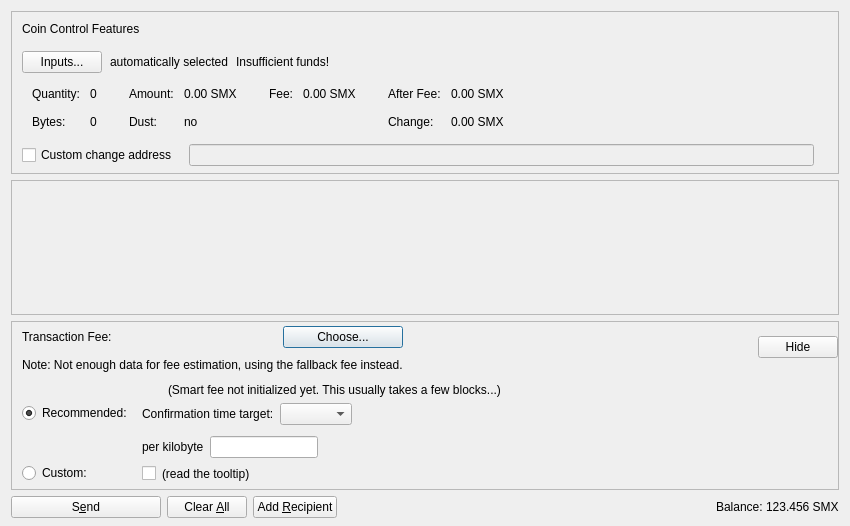
<?xml version="1.0" encoding="UTF-8"?>
<ui version="4.0">
 <class>SendCoinsDialog</class>
 <widget class="QDialog" name="SendCoinsDialog">
  <property name="geometry">
   <rect>
    <x>0</x>
    <y>0</y>
    <width>850</width>
    <height>526</height>
   </rect>
  </property>
  <property name="windowTitle">
   <string>Send Coins</string>
  </property>
  <layout class="QVBoxLayout" name="verticalLayout" stretch="0,1,0,0">
   <property name="bottomMargin">
    <number>8</number>
   </property>
   <item>
    <widget class="QFrame" name="frameCoinControl">
     <property name="sizePolicy">
      <sizepolicy hsizetype="Expanding" vsizetype="Expanding">
       <horstretch>0</horstretch>
       <verstretch>0</verstretch>
      </sizepolicy>
     </property>
     <property name="maximumSize">
      <size>
       <width>16777215</width>
       <height>16777215</height>
      </size>
     </property>
     <property name="frameShape">
      <enum>QFrame::StyledPanel</enum>
     </property>
     <property name="frameShadow">
      <enum>QFrame::Sunken</enum>
     </property>
     <layout class="QVBoxLayout" name="verticalLayoutCoinControl2">
      <property name="spacing">
       <number>0</number>
      </property>
      <property name="leftMargin">
       <number>0</number>
      </property>
      <property name="topMargin">
       <number>0</number>
      </property>
      <property name="rightMargin">
       <number>0</number>
      </property>
      <property name="bottomMargin">
       <number>6</number>
      </property>
      <item>
       <layout class="QVBoxLayout" name="verticalLayoutCoinControl" stretch="0,0,0,0,1">
        <property name="spacing">
         <number>0</number>
        </property>
        <property name="leftMargin">
         <number>10</number>
        </property>
        <property name="topMargin">
         <number>10</number>
        </property>
        <item>
         <layout class="QHBoxLayout" name="horizontalLayoutCoinControl1">
          <property name="bottomMargin">
           <number>15</number>
          </property>
          <item>
           <widget class="QLabel" name="labelCoinControlFeatures">
            <property name="sizePolicy">
             <sizepolicy hsizetype="Preferred" vsizetype="Maximum">
              <horstretch>0</horstretch>
              <verstretch>0</verstretch>
             </sizepolicy>
            </property>
            <property name="text">
             <string>Coin Control Features</string>
            </property>
           </widget>
          </item>
         </layout>
        </item>
        <item>
         <layout class="QHBoxLayout" name="horizontalLayoutCoinControl2" stretch="0,0,0,0">
          <property name="spacing">
           <number>8</number>
          </property>
          <property name="bottomMargin">
           <number>10</number>
          </property>
          <item>
           <widget class="QPushButton" name="pushButtonCoinControl">
            <property name="styleSheet">
             <string notr="true"/>
            </property>
            <property name="text">
             <string>Inputs...</string>
            </property>
            <property name="autoDefault">
             <bool>false</bool>
            </property>
           </widget>
          </item>
          <item>
           <widget class="QLabel" name="labelCoinControlAutomaticallySelected">
            <property name="text">
             <string>automatically selected</string>
            </property>
            <property name="margin">
             <number>5</number>
            </property>
           </widget>
          </item>
          <item>
           <widget class="QLabel" name="labelCoinControlInsuffFunds">
            <property name="text">
             <string>Insufficient funds!</string>
            </property>
            <property name="margin">
             <number>5</number>
            </property>
           </widget>
          </item>
          <item>
           <spacer name="horizontalSpacerCoinControl">
            <property name="orientation">
             <enum>Qt::Horizontal</enum>
            </property>
            <property name="sizeHint" stdset="0">
             <size>
              <width>40</width>
              <height>1</height>
             </size>
            </property>
           </spacer>
          </item>
         </layout>
        </item>
        <item>
         <widget class="QWidget" name="widgetCoinControl" native="true">
          <property name="sizePolicy">
           <sizepolicy hsizetype="Preferred" vsizetype="Preferred">
            <horstretch>0</horstretch>
            <verstretch>0</verstretch>
           </sizepolicy>
          </property>
          <property name="minimumSize">
           <size>
            <width>0</width>
            <height>0</height>
           </size>
          </property>
          <property name="styleSheet">
           <string notr="true"/>
          </property>
          <layout class="QHBoxLayout" name="horizontalLayoutCoinControl5">
           <property name="leftMargin">
            <number>0</number>
           </property>
           <property name="topMargin">
            <number>0</number>
           </property>
           <property name="rightMargin">
            <number>0</number>
           </property>
           <property name="bottomMargin">
            <number>0</number>
           </property>
           <item>
            <layout class="QHBoxLayout" name="horizontalLayoutCoinControl3" stretch="0,0,0,1">
             <property name="spacing">
              <number>20</number>
             </property>
             <property name="topMargin">
              <number>0</number>
             </property>
             <property name="bottomMargin">
              <number>10</number>
             </property>
             <item>
              <layout class="QFormLayout" name="formLayoutCoinControl1">
               <property name="horizontalSpacing">
                <number>10</number>
               </property>
               <property name="verticalSpacing">
                <number>14</number>
               </property>
               <property name="leftMargin">
                <number>10</number>
               </property>
               <property name="topMargin">
                <number>4</number>
               </property>
               <property name="rightMargin">
                <number>6</number>
               </property>
               <item row="0" column="0">
                <widget class="QLabel" name="labelCoinControlQuantityText">
                 <property name="text">
                  <string>Quantity:</string>
                 </property>
                 <property name="margin">
                  <number>0</number>
                 </property>
                </widget>
               </item>
               <item row="0" column="1">
                <widget class="QLabel" name="labelCoinControlQuantity">
                 <property name="cursor">
                  <cursorShape>IBeamCursor</cursorShape>
                 </property>
                 <property name="contextMenuPolicy">
                  <enum>Qt::ActionsContextMenu</enum>
                 </property>
                 <property name="text">
                  <string notr="true">0</string>
                 </property>
                 <property name="margin">
                  <number>0</number>
                 </property>
                 <property name="textInteractionFlags">
                  <set>Qt::LinksAccessibleByMouse|Qt::TextSelectableByKeyboard|Qt::TextSelectableByMouse</set>
                 </property>
                </widget>
               </item>
               <item row="1" column="0">
                <widget class="QLabel" name="labelCoinControlBytesText">
                 <property name="text">
                  <string>Bytes:</string>
                 </property>
                </widget>
               </item>
               <item row="1" column="1">
                <widget class="QLabel" name="labelCoinControlBytes">
                 <property name="cursor">
                  <cursorShape>IBeamCursor</cursorShape>
                 </property>
                 <property name="contextMenuPolicy">
                  <enum>Qt::ActionsContextMenu</enum>
                 </property>
                 <property name="text">
                  <string notr="true">0</string>
                 </property>
                 <property name="textInteractionFlags">
                  <set>Qt::LinksAccessibleByMouse|Qt::TextSelectableByKeyboard|Qt::TextSelectableByMouse</set>
                 </property>
                </widget>
               </item>
              </layout>
             </item>
             <item>
              <layout class="QFormLayout" name="formLayoutCoinControl2">
               <property name="horizontalSpacing">
                <number>10</number>
               </property>
               <property name="verticalSpacing">
                <number>14</number>
               </property>
               <property name="leftMargin">
                <number>6</number>
               </property>
               <property name="topMargin">
                <number>4</number>
               </property>
               <property name="rightMargin">
                <number>6</number>
               </property>
               <item row="0" column="0">
                <widget class="QLabel" name="labelCoinControlAmountText">
                 <property name="text">
                  <string>Amount:</string>
                 </property>
                 <property name="margin">
                  <number>0</number>
                 </property>
                </widget>
               </item>
               <item row="0" column="1">
                <widget class="QLabel" name="labelCoinControlAmount">
                 <property name="cursor">
                  <cursorShape>IBeamCursor</cursorShape>
                 </property>
                 <property name="contextMenuPolicy">
                  <enum>Qt::ActionsContextMenu</enum>
                 </property>
                 <property name="text">
                  <string notr="true">0.00 SMX</string>
                 </property>
                 <property name="textInteractionFlags">
                  <set>Qt::LinksAccessibleByMouse|Qt::TextSelectableByKeyboard|Qt::TextSelectableByMouse</set>
                 </property>
                </widget>
               </item>
               <item row="1" column="0">
                <widget class="QLabel" name="labelCoinControlLowOutputText">
                 <property name="text">
                  <string>Dust:</string>
                 </property>
                </widget>
               </item>
               <item row="1" column="1">
                <widget class="QLabel" name="labelCoinControlLowOutput">
                 <property name="cursor">
                  <cursorShape>IBeamCursor</cursorShape>
                 </property>
                 <property name="contextMenuPolicy">
                  <enum>Qt::ActionsContextMenu</enum>
                 </property>
                 <property name="text">
                  <string notr="true">no</string>
                 </property>
                 <property name="textInteractionFlags">
                  <set>Qt::LinksAccessibleByMouse|Qt::TextSelectableByKeyboard|Qt::TextSelectableByMouse</set>
                 </property>
                </widget>
               </item>
              </layout>
             </item>
             <item>
              <layout class="QFormLayout" name="formLayoutCoinControl3">
               <property name="horizontalSpacing">
                <number>10</number>
               </property>
               <property name="verticalSpacing">
                <number>14</number>
               </property>
               <property name="leftMargin">
                <number>6</number>
               </property>
               <property name="topMargin">
                <number>4</number>
               </property>
               <property name="rightMargin">
                <number>6</number>
               </property>
               <item row="0" column="0">
                <widget class="QLabel" name="labelCoinControlFeeText">
                 <property name="text">
                  <string>Fee:</string>
                 </property>
                 <property name="margin">
                  <number>0</number>
                 </property>
                </widget>
               </item>
               <item row="0" column="1">
                <widget class="QLabel" name="labelCoinControlFee">
                 <property name="cursor">
                  <cursorShape>IBeamCursor</cursorShape>
                 </property>
                 <property name="contextMenuPolicy">
                  <enum>Qt::ActionsContextMenu</enum>
                 </property>
                 <property name="text">
                  <string notr="true">0.00 SMX</string>
                 </property>
                 <property name="textInteractionFlags">
                  <set>Qt::LinksAccessibleByMouse|Qt::TextSelectableByKeyboard|Qt::TextSelectableByMouse</set>
                 </property>
                </widget>
               </item>
              </layout>
             </item>
             <item>
              <layout class="QFormLayout" name="formLayoutCoinControl4">
               <property name="horizontalSpacing">
                <number>10</number>
               </property>
               <property name="verticalSpacing">
                <number>14</number>
               </property>
               <property name="leftMargin">
                <number>6</number>
               </property>
               <property name="topMargin">
                <number>4</number>
               </property>
               <property name="rightMargin">
                <number>6</number>
               </property>
               <item row="0" column="0">
                <widget class="QLabel" name="labelCoinControlAfterFeeText">
                 <property name="text">
                  <string>After Fee:</string>
                 </property>
                 <property name="margin">
                  <number>0</number>
                 </property>
                </widget>
               </item>
               <item row="0" column="1">
                <widget class="QLabel" name="labelCoinControlAfterFee">
                 <property name="cursor">
                  <cursorShape>IBeamCursor</cursorShape>
                 </property>
                 <property name="contextMenuPolicy">
                  <enum>Qt::ActionsContextMenu</enum>
                 </property>
                 <property name="text">
                  <string notr="true">0.00 SMX</string>
                 </property>
                 <property name="textInteractionFlags">
                  <set>Qt::LinksAccessibleByMouse|Qt::TextSelectableByKeyboard|Qt::TextSelectableByMouse</set>
                 </property>
                </widget>
               </item>
               <item row="1" column="0">
                <widget class="QLabel" name="labelCoinControlChangeText">
                 <property name="text">
                  <string>Change:</string>
                 </property>
                </widget>
               </item>
               <item row="1" column="1">
                <widget class="QLabel" name="labelCoinControlChange">
                 <property name="cursor">
                  <cursorShape>IBeamCursor</cursorShape>
                 </property>
                 <property name="contextMenuPolicy">
                  <enum>Qt::ActionsContextMenu</enum>
                 </property>
                 <property name="text">
                  <string notr="true">0.00 SMX</string>
                 </property>
                 <property name="textInteractionFlags">
                  <set>Qt::LinksAccessibleByMouse|Qt::TextSelectableByKeyboard|Qt::TextSelectableByMouse</set>
                 </property>
                </widget>
               </item>
              </layout>
             </item>
            </layout>
           </item>
          </layout>
         </widget>
        </item>
        <item>
         <layout class="QHBoxLayout" name="horizontalLayoutCoinControl4" stretch="0,0,0">
          <property name="spacing">
           <number>12</number>
          </property>
          <property name="sizeConstraint">
           <enum>QLayout::SetDefaultConstraint</enum>
          </property>
          <property name="topMargin">
           <number>5</number>
          </property>
          <property name="rightMargin">
           <number>5</number>
          </property>
          <item>
           <widget class="QCheckBox" name="checkBoxCoinControlChange">
            <property name="toolTip">
             <string>If this is activated, but the change address is empty or invalid, change will be sent to a newly generated address.</string>
            </property>
            <property name="text">
             <string>Custom change address</string>
            </property>
           </widget>
          </item>
          <item>
           <widget class="QValidatedLineEdit" name="lineEditCoinControlChange">
            <property name="enabled">
             <bool>false</bool>
            </property>
            <property name="sizePolicy">
             <sizepolicy hsizetype="Expanding" vsizetype="Fixed">
              <horstretch>0</horstretch>
              <verstretch>0</verstretch>
             </sizepolicy>
            </property>
           </widget>
          </item>
          <item>
           <widget class="QLabel" name="labelCoinControlChangeLabel">
            <property name="sizePolicy">
             <sizepolicy hsizetype="Preferred" vsizetype="Expanding">
              <horstretch>0</horstretch>
              <verstretch>0</verstretch>
             </sizepolicy>
            </property>
            <property name="minimumSize">
             <size>
              <width>0</width>
              <height>0</height>
             </size>
            </property>
            <property name="text">
             <string/>
            </property>
            <property name="margin">
             <number>3</number>
            </property>
           </widget>
          </item>
         </layout>
        </item>
        <item>
         <spacer name="verticalSpacerCoinControl">
          <property name="orientation">
           <enum>Qt::Vertical</enum>
          </property>
          <property name="sizeHint" stdset="0">
           <size>
            <width>800</width>
            <height>1</height>
           </size>
          </property>
         </spacer>
        </item>
       </layout>
      </item>
     </layout>
    </widget>
   </item>
   <item>
    <widget class="QScrollArea" name="scrollArea">
     <property name="widgetResizable">
      <bool>true</bool>
     </property>
     <widget class="QWidget" name="scrollAreaWidgetContents">
      <property name="geometry">
       <rect>
        <x>0</x>
        <y>0</y>
        <width>830</width>
        <height>104</height>
       </rect>
      </property>
      <layout class="QVBoxLayout" name="verticalLayout_2" stretch="0,1">
       <property name="leftMargin">
        <number>0</number>
       </property>
       <property name="topMargin">
        <number>0</number>
       </property>
       <property name="rightMargin">
        <number>0</number>
       </property>
       <property name="bottomMargin">
        <number>0</number>
       </property>
       <item>
        <layout class="QVBoxLayout" name="entries">
         <property name="spacing">
          <number>6</number>
         </property>
        </layout>
       </item>
       <item>
        <spacer name="verticalSpacer">
         <property name="orientation">
          <enum>Qt::Vertical</enum>
         </property>
         <property name="sizeHint" stdset="0">
          <size>
           <width>20</width>
           <height>40</height>
          </size>
         </property>
        </spacer>
       </item>
      </layout>
     </widget>
    </widget>
   </item>
   <item>
    <widget class="QFrame" name="frameFee">
     <property name="sizePolicy">
      <sizepolicy hsizetype="Expanding" vsizetype="Expanding">
       <horstretch>0</horstretch>
       <verstretch>0</verstretch>
      </sizepolicy>
     </property>
     <property name="maximumSize">
      <size>
       <width>16777215</width>
       <height>16777215</height>
      </size>
     </property>
     <property name="frameShape">
      <enum>QFrame::StyledPanel</enum>
     </property>
     <property name="frameShadow">
      <enum>QFrame::Sunken</enum>
     </property>
     <layout class="QVBoxLayout" name="verticalLayoutFee1">
      <property name="spacing">
       <number>0</number>
      </property>
      <property name="leftMargin">
       <number>0</number>
      </property>
      <property name="topMargin">
       <number>0</number>
      </property>
      <property name="rightMargin">
       <number>0</number>
      </property>
      <property name="bottomMargin">
       <number>0</number>
      </property>
      <item>
       <layout class="QVBoxLayout" name="verticalLayoutFee2" stretch="0,0,0">
        <property name="spacing">
         <number>0</number>
        </property>
        <property name="leftMargin">
         <number>10</number>
        </property>
        <property name="topMargin">
         <number>0</number>
        </property>
        <item>
         <layout class="QHBoxLayout" name="horizontalLayoutFee1">
          <property name="bottomMargin">
           <number>0</number>
          </property>
          <item>
           <layout class="QVBoxLayout" name="verticalLayoutFee7">
            <property name="spacing">
             <number>0</number>
            </property>
            <item>
             <spacer name="verticalSpacerSmartFee">
              <property name="orientation">
               <enum>Qt::Vertical</enum>
              </property>
              <property name="sizeType">
               <enum>QSizePolicy::Fixed</enum>
              </property>
              <property name="sizeHint" stdset="0">
               <size>
                <width>1</width>
                <height>4</height>
               </size>
              </property>
             </spacer>
            </item>
            <item>
             <layout class="QHBoxLayout" name="horizontalLayoutSmartFee">
              <property name="spacing">
               <number>10</number>
              </property>
              <item>
               <widget class="QLabel" name="labelFeeHeadline">
                <property name="sizePolicy">
                 <sizepolicy hsizetype="Preferred" vsizetype="Maximum">
                  <horstretch>0</horstretch>
                  <verstretch>0</verstretch>
                 </sizepolicy>
                </property>
                <property name="text">
                 <string>Transaction Fee:</string>
                </property>
               </widget>
              </item>
              <item>
               <widget class="QLabel" name="labelFeeMinimized">
                <property name="text">
                 <string/>
                </property>
               </widget>
              </item>
              <item>
               <widget class="QPushButton" name="buttonChooseFee">
                <property name="text">
                 <string>Choose...</string>
                </property>
               </widget>
              </item>
             </layout>
            </item>
            <item>
             <spacer name="verticalSpacer_7">
              <property name="orientation">
               <enum>Qt::Vertical</enum>
              </property>
              <property name="sizeHint" stdset="0">
               <size>
                <width>1</width>
                <height>10</height>
               </size>
              </property>
             </spacer>
            </item>
            <item>
             <widget class="QLabel" name="fallbackFeeWarningLabel">
              <property name="toolTip">
               <string>Using the fallbackfee can result in sending a transaction that will take several hours or days (or never) to confirm. Consider choosing your fee manually or wait until you have validated the complete chain.</string>
              </property>
              <property name="text">
               <string>Note: Not enough data for fee estimation, using the fallback fee instead.</string>
              </property>
              <property name="wordWrap">
               <bool>false</bool>
              </property>
             </widget>
            </item>
            <item>
             <spacer name="verticalSpacer_5">
              <property name="orientation">
               <enum>Qt::Vertical</enum>
              </property>
              <property name="sizeHint" stdset="0">
               <size>
                <width>1</width>
                <height>1</height>
               </size>
              </property>
             </spacer>
            </item>
           </layout>
          </item>
          <item>
           <spacer name="horizontalSpacer_4">
            <property name="orientation">
             <enum>Qt::Horizontal</enum>
            </property>
            <property name="sizeHint" stdset="0">
             <size>
              <width>1</width>
              <height>1</height>
             </size>
            </property>
           </spacer>
          </item>
          <item>
           <widget class="QPushButton" name="buttonMinimizeFee">
            <property name="toolTip">
             <string>collapse fee-settings</string>
            </property>
            <property name="text">
             <string>Hide</string>
            </property>
           </widget>
          </item>
         </layout>
        </item>
        <item>
         <widget class="QFrame" name="frameFeeSelection">
          <layout class="QVBoxLayout" name="verticalLayoutFee12">
           <property name="spacing">
            <number>0</number>
           </property>
           <property name="leftMargin">
            <number>0</number>
           </property>
           <property name="topMargin">
            <number>0</number>
           </property>
           <property name="rightMargin">
            <number>0</number>
           </property>
           <property name="bottomMargin">
            <number>0</number>
           </property>
           <item>
            <layout class="QGridLayout" name="gridLayoutFee">
             <property name="topMargin">
              <number>10</number>
             </property>
             <property name="bottomMargin">
              <number>4</number>
             </property>
             <property name="horizontalSpacing">
              <number>10</number>
             </property>
             <property name="verticalSpacing">
              <number>4</number>
             </property>
             <item row="1" column="1">
              <layout class="QVBoxLayout" name="verticalLayoutFee8">
               <property name="spacing">
                <number>6</number>
               </property>
               <property name="topMargin">
                <number>3</number>
               </property>
               <item>
                <layout class="QHBoxLayout" name="horizontalLayoutFee13" stretch="0,0,1">
                 <item>
                  <widget class="QLabel" name="labelCustomPerKilobyte">
                   <property name="toolTip">
                    <string>If the custom fee is set to 1000 Satimintos and the transaction is only 250 bytes, then &quot;per kilobyte&quot; only pays 250 Satimintos in fee,&lt;br /&gt;while &quot;at least&quot; pays 1000 Satimintos. For transactions bigger than a kilobyte both pay by kilobyte.</string>
                   </property>
                   <property name="text">
                    <string>per kilobyte</string>
                   </property>
                  </widget>
                 </item>
                 <item>
                  <widget class="BitcoinAmountField" name="customFee"/>
                 </item>
                 <item>
                  <spacer name="horizontalSpacer_6">
                   <property name="orientation">
                    <enum>Qt::Horizontal</enum>
                   </property>
                   <property name="sizeHint" stdset="0">
                    <size>
                     <width>1</width>
                     <height>1</height>
                    </size>
                   </property>
                  </spacer>
                 </item>
                </layout>
               </item>
               <item>
                <layout class="QHBoxLayout" name="horizontalLayoutFee8">
                 <item>
                  <widget class="QCheckBox" name="checkBoxMinimumFee">
                   <property name="toolTip">
                    <string>Paying only the minimum fee is just fine as long as there is less transaction volume than space in the blocks.&lt;br /&gt;But be aware that this can end up in a never confirming transaction once there is more demand for safemine transactions than the network can process.</string>
                   </property>
                   <property name="text">
                    <string/>
                   </property>
                  </widget>
                 </item>
                 <item>
                  <widget class="QLabel" name="labelMinFeeWarning">
                   <property name="enabled">
                    <bool>true</bool>
                   </property>
                   <property name="toolTip">
                    <string>Paying only the minimum fee is just fine as long as there is less transaction volume than space in the blocks.&lt;br /&gt;But be aware that this can end up in a never confirming transaction once there is more demand for safemine transactions than the network can process.</string>
                   </property>
                   <property name="text">
                    <string>(read the tooltip)</string>
                   </property>
                   <property name="margin">
                    <number>5</number>
                   </property>
                  </widget>
                 </item>
                 <item>
                  <spacer name="horizontalSpacer_2">
                   <property name="orientation">
                    <enum>Qt::Horizontal</enum>
                   </property>
                   <property name="sizeHint" stdset="0">
                    <size>
                     <width>1</width>
                     <height>1</height>
                    </size>
                   </property>
                  </spacer>
                 </item>
                </layout>
               </item>
              </layout>
             </item>
             <item row="0" column="0">
              <layout class="QVBoxLayout" name="verticalLayoutFee4" stretch="0,1">
               <property name="topMargin">
                <number>20</number>
               </property>
               <property name="bottomMargin">
                <number>3</number>
               </property>
               <item>
                <widget class="QRadioButton" name="radioSmartFee">
                 <property name="text">
                  <string>Recommended:</string>
                 </property>
                 <property name="checked">
                  <bool>true</bool>
                 </property>
                 <attribute name="buttonGroup">
                  <string notr="true">groupFee</string>
                 </attribute>
                </widget>
               </item>
               <item>
                <spacer name="verticalSpacer_2">
                 <property name="orientation">
                  <enum>Qt::Vertical</enum>
                 </property>
                 <property name="sizeHint" stdset="0">
                  <size>
                   <width>1</width>
                   <height>1</height>
                  </size>
                 </property>
                </spacer>
               </item>
              </layout>
             </item>
             <item row="1" column="0">
              <layout class="QVBoxLayout" name="verticalLayoutFee9" stretch="0,1">
               <property name="topMargin">
                <number>30</number>
               </property>
               <item>
                <widget class="QRadioButton" name="radioCustomFee">
                 <property name="text">
                  <string>Custom:</string>
                 </property>
                 <attribute name="buttonGroup">
                  <string notr="true">groupFee</string>
                 </attribute>
                </widget>
               </item>
               <item>
                <spacer name="verticalSpacer_6">
                 <property name="orientation">
                  <enum>Qt::Vertical</enum>
                 </property>
                 <property name="sizeHint" stdset="0">
                  <size>
                   <width>1</width>
                   <height>1</height>
                  </size>
                 </property>
                </spacer>
               </item>
              </layout>
             </item>
             <item row="0" column="1">
              <layout class="QVBoxLayout" name="verticalLayoutFee3" stretch="0,0,1">
               <property name="spacing">
                <number>6</number>
               </property>
               <property name="topMargin">
                <number>0</number>
               </property>
               <property name="bottomMargin">
                <number>3</number>
               </property>
               <item>
                <layout class="QHBoxLayout" name="horizontalLayoutFee12">
                 <item>
                  <widget class="QLabel" name="labelSmartFee">
                   <property name="text">
                    <string/>
                   </property>
                   <property name="margin">
                    <number>2</number>
                   </property>
                  </widget>
                 </item>
                 <item>
                  <widget class="QLabel" name="labelFeeEstimation">
                   <property name="text">
                    <string/>
                   </property>
                  </widget>
                 </item>
                 <item>
                  <widget class="QLabel" name="labelSmartFee2">
                   <property name="text">
                    <string>(Smart fee not initialized yet. This usually takes a few blocks...)</string>
                   </property>
                   <property name="margin">
                    <number>2</number>
                   </property>
                  </widget>
                 </item>
                 <item>
                  <spacer name="horizontalSpacer_5">
                   <property name="orientation">
                    <enum>Qt::Horizontal</enum>
                   </property>
                   <property name="sizeHint" stdset="0">
                    <size>
                     <width>1</width>
                     <height>1</height>
                    </size>
                   </property>
                  </spacer>
                 </item>
                </layout>
               </item>
               <item>
                <layout class="QHBoxLayout" name="horizontalLayoutFee9">
                 <item>
                  <layout class="QVBoxLayout" name="verticalLayoutFee6">
                   <item>
                    <widget class="QLabel" name="labelSmartFee3">
                     <property name="text">
                      <string>Confirmation time target:</string>
                     </property>
                     <property name="margin">
                      <number>2</number>
                     </property>
                    </widget>
                   </item>
                  </layout>
                 </item>
                 <item>
                  <layout class="QVBoxLayout" name="verticalLayoutFee5">
                   <property name="rightMargin">
                    <number>30</number>
                   </property>
                   <item>
                    <layout class="QHBoxLayout" name="horizontalLayoutConfTarget">
                     <property name="bottomMargin">
                      <number>0</number>
                     </property>
                     <item>
                      <widget class="QComboBox" name="confTargetSelector"/>
                     </item>
                     <item>
                      <spacer name="horizontalSpacerConfTarget">
                       <property name="orientation">
                        <enum>Qt::Horizontal</enum>
                       </property>
                       <property name="sizeHint" stdset="0">
                        <size>
                         <width>40</width>
                         <height>20</height>
                        </size>
                       </property>
                      </spacer>
                     </item>
                    </layout>
                   </item>
                  </layout>
                 </item>
                </layout>
               </item>
               <item>
                <spacer name="verticalSpacer_4">
                 <property name="orientation">
                  <enum>Qt::Vertical</enum>
                 </property>
                 <property name="sizeHint" stdset="0">
                  <size>
                   <width>1</width>
                   <height>1</height>
                  </size>
                 </property>
                </spacer>
               </item>
              </layout>
             </item>
            </layout>
           </item>
          </layout>
         </widget>
        </item>
        <item>
         <spacer name="verticalSpacerFee">
          <property name="orientation">
           <enum>Qt::Vertical</enum>
          </property>
          <property name="sizeHint" stdset="0">
           <size>
            <width>800</width>
            <height>1</height>
           </size>
          </property>
         </spacer>
        </item>
       </layout>
      </item>
     </layout>
    </widget>
   </item>
   <item>
    <layout class="QHBoxLayout" name="horizontalLayout">
     <item>
      <widget class="QPushButton" name="sendButton">
       <property name="minimumSize">
        <size>
         <width>150</width>
         <height>0</height>
        </size>
       </property>
       <property name="toolTip">
        <string>Confirm the send action</string>
       </property>
       <property name="text">
        <string>S&amp;end</string>
       </property>
       <property name="autoDefault">
        <bool>false</bool>
       </property>
       <property name="default">
        <bool>false</bool>
       </property>
      </widget>
     </item>
     <item>
      <widget class="QPushButton" name="clearButton">
       <property name="sizePolicy">
        <sizepolicy hsizetype="Minimum" vsizetype="Fixed">
         <horstretch>0</horstretch>
         <verstretch>0</verstretch>
        </sizepolicy>
       </property>
       <property name="toolTip">
        <string>Clear all fields of the form.</string>
       </property>
       <property name="text">
        <string>Clear &amp;All</string>
       </property>
       <property name="autoDefault">
        <bool>false</bool>
       </property>
      </widget>
     </item>
     <item>
      <widget class="QPushButton" name="addButton">
       <property name="toolTip">
        <string>Send to multiple recipients at once</string>
       </property>
       <property name="text">
        <string>Add &amp;Recipient</string>
       </property>
       <property name="autoDefault">
        <bool>false</bool>
       </property>
      </widget>
     </item>
     <item>
      <spacer name="horizontalSpacer">
       <property name="orientation">
        <enum>Qt::Horizontal</enum>
       </property>
       <property name="sizeHint" stdset="0">
        <size>
         <width>40</width>
         <height>20</height>
        </size>
       </property>
      </spacer>
     </item>
     <item>
      <layout class="QHBoxLayout" name="horizontalLayout_2">
       <property name="spacing">
        <number>3</number>
       </property>
       <item>
        <widget class="QLabel" name="labelBalanceText">
         <property name="text">
          <string>Balance:</string>
         </property>
        </widget>
       </item>
       <item>
        <widget class="QLabel" name="labelBalance">
         <property name="sizePolicy">
          <sizepolicy hsizetype="Preferred" vsizetype="Preferred">
           <horstretch>0</horstretch>
           <verstretch>0</verstretch>
          </sizepolicy>
         </property>
         <property name="cursor">
          <cursorShape>IBeamCursor</cursorShape>
         </property>
         <property name="text">
          <string notr="true">123.456 SMX</string>
         </property>
         <property name="textInteractionFlags">
          <set>Qt::LinksAccessibleByMouse|Qt::TextSelectableByKeyboard|Qt::TextSelectableByMouse</set>
         </property>
        </widget>
       </item>
      </layout>
     </item>
    </layout>
   </item>
  </layout>
 </widget>
 <customwidgets>
  <customwidget>
   <class>QValidatedLineEdit</class>
   <extends>QLineEdit</extends>
   <header>qt/qvalidatedlineedit.h</header>
  </customwidget>
  <customwidget>
   <class>BitcoinAmountField</class>
   <extends>QLineEdit</extends>
   <header>qt/bitcoinamountfield.h</header>
   <container>1</container>
  </customwidget>
 </customwidgets>
 <resources>
  <include location="../safemine.qrc"/>
 </resources>
 <connections/>
 <buttongroups>
  <buttongroup name="groupFee"/>
 </buttongroups>
</ui>
